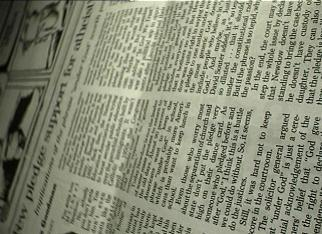
#> input picture images/source10_1.tif, 322 x 234 px, found by its file name
$ python alg_20230329033219.py
#> lines starting #> are read from the running program, lines starting #| are printed output that depends on the picture
# Import required libraries
import cv2
import scipy.ndimage
import numpy as np
import pywt
import matplotlib.pyplot as plt
import sys

# Read the images
imgA = cv2.imread('source10_1.tif')
#> imgA is the input picture: shape (234, 322, 3); mean B, G, R 119, 138.9, 135.5
imgA = cv2.cvtColor(imgA, cv2.COLOR_BGR2GRAY)
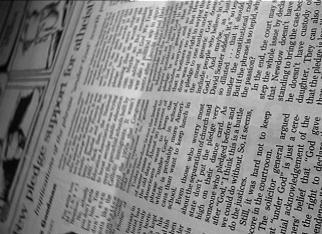
#> imgA: shape (234, 322); min 1, max 253, mean 135.7
print(imgA.shape)
#| (234, 322)
aA, aD = pywt.dwt(imgA, 'haar')
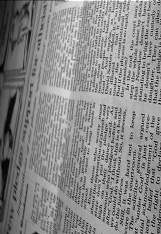
#> aA: shape (234, 161) float64; min 1.41, max 357.1, mean 191.9; drawn with min black and max white
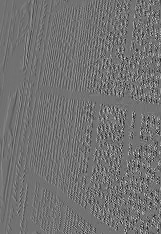
#> aD: shape (234, 161) float64; min -114.6, max 140.7, mean -0.2; drawn with min black and max white
imgB = cv2.imread('source10_2.tif')
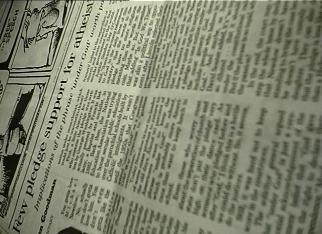
#> input picture images/source10_2.tif, 322 x 234 px, found by its file name
#> imgB is the input picture: shape (234, 322, 3); mean B, G, R 113.5, 133.6, 130.3
bA, bD = pywt.dwt(imgA, 'haar')

# # Check the file type by:
# print(open('source10_1.tif', 'rb').read(5))

# This function applies an approximation of fractional-order differentation on the primitive detail map extracted from the PAN image and a linear combination of MS image.
def FractionalDiff(primitive_map):
    TFval = 0.10
    # create a 5x5 matrix
    M = np.matrix([[(-TFval)*(-TFval+1)/2, 0, ((-TFval)*(-TFval+1))/2, 0, ((-TFval)*(-TFval+1))/2],
        [0, -TFval, -TFval, -TFval, 0],
        [(-TFval)*(-TFval+1)/2, -TFval, 8, -TFval, ((-TFval)*(-TFval+1))/2],
        [0, -TFval, -TFval, -TFval, 0],
        [(-TFval)*(-TFval+1)/2, 0, ((-TFval)*(-TFval+1))/2, 0, ((-TFval)*(-TFval+1))/2]])
    SEl = np.sum(M)
    M  = (1/SEl)*M
    refined_map = scipy.ndimage.convolve(primitive_map, M, mode='nearest')
    return refined_map

# Main Function
temp = FractionalDiff(imgA)
# concatenate image
Verti = np.concatenate((imgA, temp), axis=0)
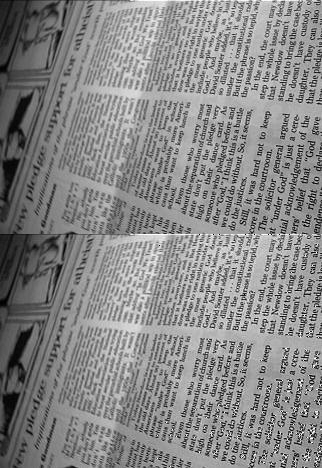
#> Verti: shape (468, 322); min 0, max 255, mean 135.8
while True:
    cv2.imshow('VERTICAL', Verti)
    cv2.waitKey(0)
    sys.exit()
#> (the program exits here)
